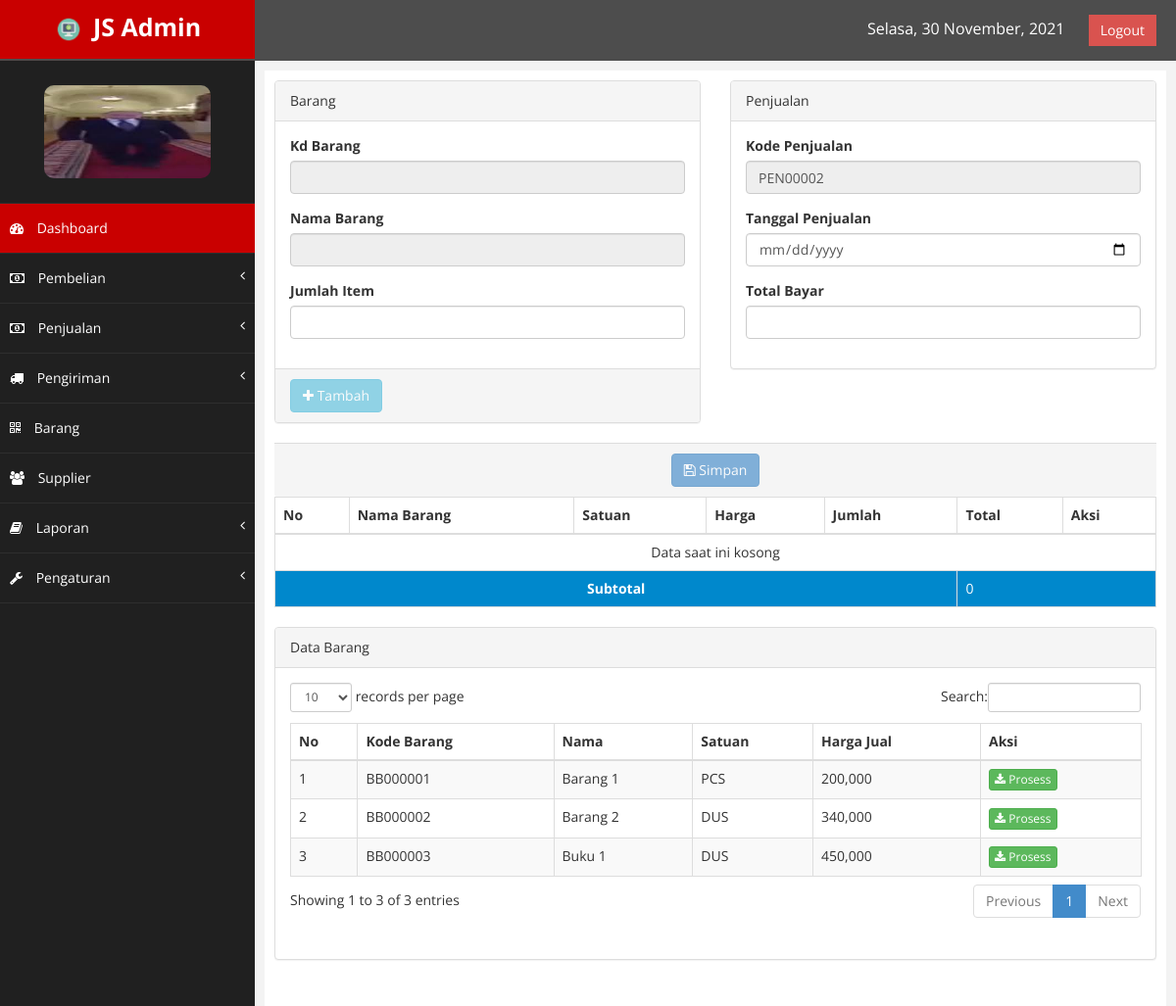
Before: /index.php?page=tambahpenjualan (signed in) with the older database file.
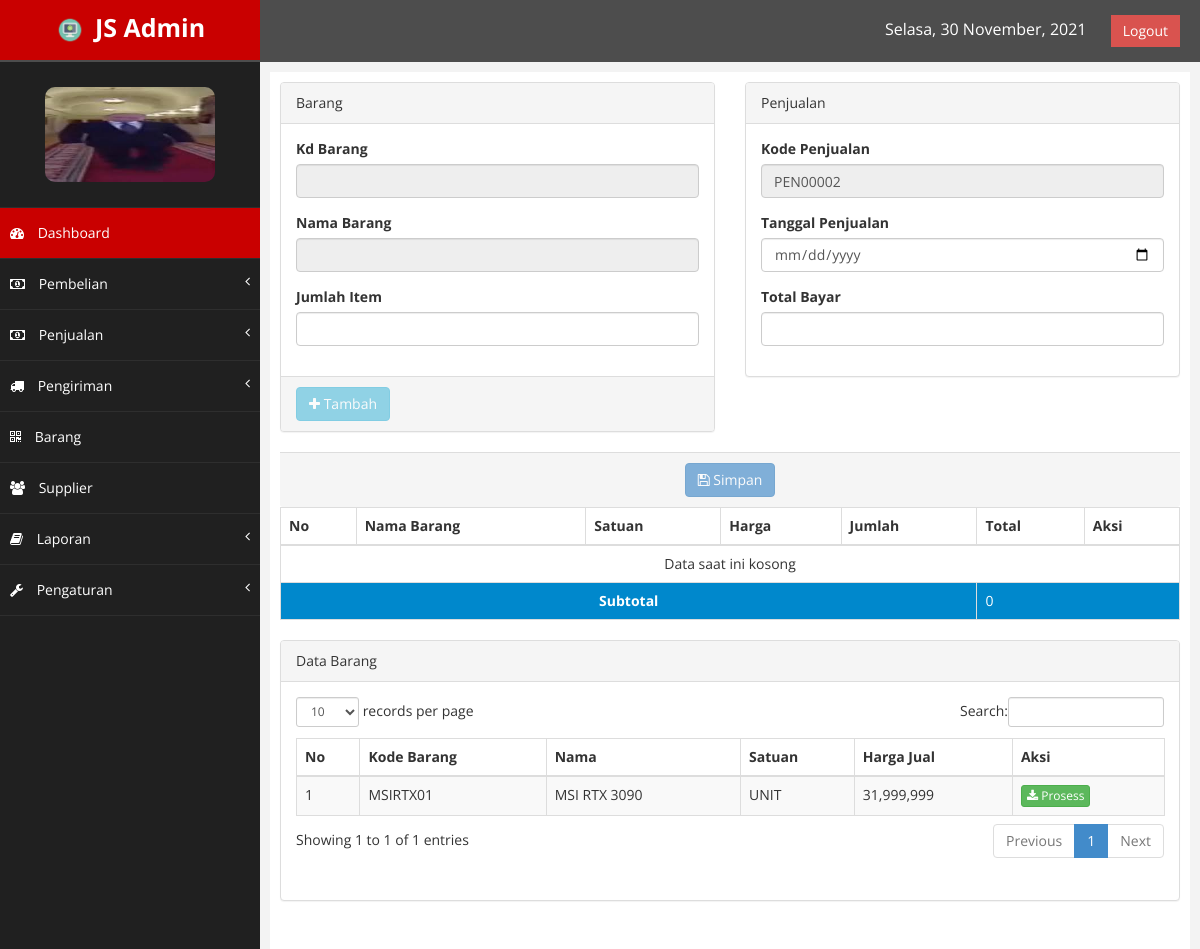
After: the same page with the newer database file.
### tables this page shows
CREATE TABLE IF NOT EXISTS `barang` (
  `kd_barang` varchar(8) NOT NULL,
  `nama_barang` varchar(60) NOT NULL,
  `satuan` varchar(20) NOT NULL,
  `harga_jual` int(15) NOT NULL,
  `harga_beli` int(15) NOT NULL,
  `stok` int(4) NOT NULL,
  `status` enum('1','0') NOT NULL DEFAULT '0',
  PRIMARY KEY (`kd_barang`)
);

### class/class.php (called while the page is built, shortened)
<?php
	class Penjualan extends Barang {
		public function kode_otomatis(){
			$qry = mysql_query("SELECT MAX(kd_penjualan) AS kode FROM penjualan");
			$pecah = mysql_fetch_array($qry);
			$kode = substr($pecah['kode'], 3,5);
			$jum = $kode + 1;
			if ($jum < 10) {
				$id = "PEN0000".$jum;
			}
			return $id;
		}
		public function tampil_barang_penjualan(){
			$qry = mysql_query("SELECT * FROM barang WHERE stok > 0 ORDER BY nama_barang ASC");
			while ($pecah = mysql_fetch_array($qry)) {
				$data[] = $pecah;
			}
			return $data;
		}
		public function cek_data_barangp($kode){
			$qry = mysql_query("SELECT * FROM penjualan_sementara WHERE kd_penjualan = '$kode'");
			$hitung = mysql_num_rows($qry);
			if ($hitung >=1) {
				return true;
			}
			else{
				return false;
			}
		}
		public function hitung_total_sementara($kode){
			$qry = mysql_query("SELECT sum(total) as jumlah FROM penjualan_sementara WHERE kd_penjualan = '$kode'");
			$pecah = mysql_fetch_array($qry);
			$cek = $this->cek_data_barangp($kode);
			if ($cek === true) {
				$subtotal = $pecah['jumlah'];
			}
			else{
				$subtotal = 0;
			}
			return $subtotal;
		}
	}
	$penjualan = new Penjualan();
?>

### tambahpenjualan.php (the view, shortened to what the changed rows need)
<?php
	$kode = $penjualan->kode_otomatis();
	$subtotal = $penjualan->hitung_total_sementara($kode);
	$cekbarang = $penjualan->cek_data_barangp($kode);
	$kdbar = "";
	$namabr = "";
?>
<div class="row">
	<div class="col-md-6">
		<div class="panel panel-default">
			<div class="panel-heading">
				Barang
			</div>
			<div class="panel-body">
				<form method="POST">
					<div class="form-group">
						<label>Kd Barang</label>
						<input type="text" class="form-control" id="kdbarang" name="kdbarang" disabled="disabled" value="<?php echo $kdbar; ?>">
					</div>
					<div class="form-group">
						<label>Nama Barang</label>
						<input type="text" class="form-control" disabled="disabled" value="<?php echo $namabr; ?>">
					</div>
					<div class="form-group">
						<label>Jumlah Item</label>
						<input type="number" class="form-control" name="item" id="item" max="10000" min="0">
					</div>
			</div>
			<div class="panel-footer">
			<?php if ($kdbar === ""): ?>
				<button class="btn btn-info" name="tambah" id="tambah" disabled="disabled"><i class="fa fa-plus"></i> Tambah</button>
			<?php endif ?>
			</div>
		</div>
	</div>
	<div class="col-md-6">
		<div class="panel panel-default">
			<div class="panel-heading">
				Penjualan
			</div>
			<div class="panel-body">
				<form method="POST">
					<div class="form-group">
						<label>Kode Penjualan</label>
						<input type="text" class="form-control" name="kdpenjualan" id="kdpenjualan" maxlength="8" readonly="true" value="<?php echo $kode; ?>">
					</div>
					<div class="form-group">
						<label>Tanggal Penjualan</label>
						<input type="date" class="form-control" name="tglpenjualan" id="tglpenjualan">
					</div>
					<div class="form-group">
						<label>Total Bayar</label>
						<input type="number" class="form-control" name="totalbayar" id="totalbayar">
					</div>
			</div>
		</div>
	</div>
	<div class="col-md-12">
		<div class="panel-footer" align="center">
		<?php if ($cekbarang === false): ?>
			<button id="formbtn" class="btn btn-primary" name="save" disabled="disabled"><i class="fa fa-save"></i> Simpan</button>
		<?php endif ?>
		</div>
	</div>
	<div class="col-md-12">
		<table class="table table-bordered table-responsive table-hover">
			<thead>
				<tr>
					<th>No</th>
					<th>Nama Barang</th>
					<th>Satuan</th>
					<th>Harga</th>
					<th>Jumlah</th>
					<th>Total</th>
					<th>Aksi</th>
				</tr>
			</thead>
			<tbody>
				<?php
					if ($cekbarang === false) {
						echo "<tr><td colspan='7' align='center'>Data saat ini kosong</td></tr>";
					}
					else{
					$br = $penjualan->tampil_barang_sementara($kode);
					foreach ($br as $index => $data) {
				?>
				<tr>
					<td><?php echo $index + 1; ?></td>
					<td><?php echo $data['nama_barang']; ?></td>
					<td><?php echo $data['satuan']; ?></td>
					<td><?php echo number_format($data['harga']); ?></td>
					<td><?php echo $data['item']; ?></td>
					<td><?php echo number_format($data['total']); ?></td>
					<td>
						<a href="index.php?page=tambahpenjualan&hapus=<?php echo $data['id_penjualan_sementara']; ?>" class="btn btn-danger btn-xs"><i class="fa fa-trash"></i> Hapus</a>
					</td>
				</tr>
				<?php } }?>
				<tr class="active">
					<td colspan="5" align="center"><strong>Subtotal</strong></td>
					<td colspan="2"><?php echo number_format($subtotal); ?></td>
				</tr>
			</tbody>
		</table>
	</div>
</div>
<div class="row">
    <div class="col-md-12">
        <div class="panel panel-default">
            <div class="panel-heading">
                Data Barang
            </div>
            <div class="panel-body">
                <div class="table">
                    <table class="table table-striped table-bordered table-hover" id="tabelku">
                        <thead>
                            <tr>
                                <th>No</th>
                                <th>Kode Barang</th>
                                <th>Nama</th>
                                <th>Satuan</th>
                                <th>Harga Jual</th>
                                <th>Aksi</th>
                            </tr>
                        </thead>
                        <tbody>
                            <?php
                                $brg = $penjualan->tampil_barang_penjualan();
                                foreach ($brg as $index => $data) {
                            ?>
                            <tr class="odd gradeX">
                                <td><?php echo $index + 1; ?></td>
                                <td><?php echo $data['kd_barang']; ?></td>
                                <td><?php echo $data['nama_barang']; ?></td>
                                <td><?php echo $data['satuan']; ?></td>
                                <td><?php echo number_format($data['harga_jual']); ?></td>
                                <td>
                                    <a href="index.php?page=tambahpenjualan&proses=<?php echo $data['kd_barang']; ?>" class="btn btn-success btn-xs"><i class="fa fa-download"></i> Prosess</a>
                                </td>
                            </tr>
                            <?php } ?>
                        </tbody>
                    </table>
                </div>
            </div>
        </div>
    </div>
</div>

Changed rows visible on the page:
removed barang: kd_barang "BB000001", nama_barang "Barang 1", satuan "PCS", harga_jual "200,000"
removed barang: kd_barang "BB000002", nama_barang "Barang 2", satuan "DUS", harga_jual "340,000"
removed barang: kd_barang "BB000003", nama_barang "Buku 1", satuan "DUS", harga_jual "450,000"
added barang: kd_barang "MSIRTX01", nama_barang "MSI RTX 3090", satuan "UNIT", harga_jual "31,999,999"
Other visible differences:
text written by a page script: "records per page Search: Showing 1 to 3 of 3 entries Previous 1 Next" → "records per page Search: Showing 1 to 1 of 1 entries Previous 1 Next"
